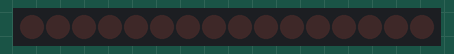
The sketch below on a simulated Arduino Uno, built with avr-gcc and run on an emulated ATmega328P. Parts: 16 shift-register outputs drawn as a row of LEDs (first output left, lit = HIGH). Wiring (inferred from the names in the program): 2 × shift register (74HC595): data pin 11; shift clock pin 10; latch pin 12. Wiring (inferred from the signals the program sends): row of LEDs: on Q0, Q1, Q2, Q3, Q4, Q5, Q6, Q7, Q8, Q9, Q10, Q11, Q12, Q13, Q14, Q15.

Above: at 0.15 s.
At 1.06 s:
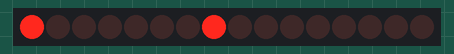
At 2.58 s:
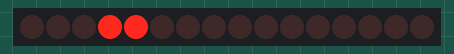
Timing chart, 0 to 3.0 s (numbered marks = the images above):
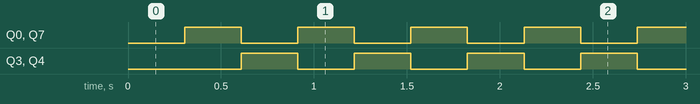

Measured:
- by itself, Q0, Q3, Q4, Q7: alternates HIGH for 0.30 s and LOW for 0.30 s

The sketch:

trai.ino
```cpp
int latchPin = 12; //pin connetd to pin 12
int clockPin = 10;
int dataPin = 11;
byte anode[8];
byte kathode[8];
void setup() {
  pinMode (10, OUTPUT);
  pinMode(12, OUTPUT);
  pinMode(11, OUTPUT);
//  anode[0] = B01000100;
//  anode[1] = B11101110;
//  anode[2] = B11111110;
//  anode[3] = B11111110;
//  anode[4] = B11111110;
//  anode[5] = B01111100;
//  anode[6] = B00111000;
//  anode[7] = B00010000;

//  kathode[7] = B11111110;
//  kathode[6] = B11111101;
//  kathode[5] = B11111011;
//  kathode[4] = B11110111;
//  kathode[3] = B11101111;
//  kathode[2] = B11011111;
//  kathode[1] = B10111111;
//  kathode[0] = B01111111;
//anode[0]=B11111111;
//1
 anode[0]= B00011000;
  anode[1]=B01000010;
  anode[2]=B10100101;
  anode[3]=B10000001;
  anode[4]=B10100101;
  anode[5]=B01011010;
  anode[6]=B00100100;
  anode[7]=B00011000;

//2
//    anode[0]=B00000000;
//  anode[1]=B00111000;
//  anode[2]=B01111100;
//  anode[3]=B10111010;
//  anode[4]=B10010010;
//  anode[5]=B10000010;
//  anode[6]=B01000100;
//  anode[7]=B00111000;
   //3
//  anode[0]=B00000000;
//  anode[1]=B00111000;
//  anode[2]=B01110100;
//  anode[3]=B11110010;
//  anode[4]=B11110010;
//  anode[5]=B10000010;
//  anode[6]=B01000100;
//  anode[7]=B00111000;
  //4
//  anode[0]=B00000000;
//  anode[1]=B00111000;
//  anode[2]=B01000100;
//  anode[3]=B11100010;
//  anode[4]=B11110010;
//  anode[5]=B11100010;
//  anode[6]=B01000100;
//  anode[7]=B00111000;
  //5
//  anode[0]=B00000000;
//  anode[1]=B00111000;
//  anode[2]=B01000100;
//  anode[3]=B10000010;
//  anode[4]=B11110010;
//  anode[5]=B11110010;
//  anode[6]=B01110100;
//  anode[7]=B00111000;
  //6
//  anode[0]=B00000000;
//  anode[1]=B00111000;
//  anode[2]=B01000100;
//  anode[3]=B10000010;
//  anode[4]=B10010010;
//  anode[5]=B10111010;
//  anode[6]=B01111100;
//  anode[7]=B00111000;
  //7
//  anode[0]=B00000000;
//  anode[1]=B00111000;
//  anode[2]=B01000100;
//  anode[3]=B10000010;
//  anode[4]=B10011110;
//  anode[5]=B10011110;
//  anode[6]=B01011100;
//  anode[7]=B00111000;
  //8
//  anode[0]=B00000000;
//  anode[1]=B00111000;
//  anode[2]=B01000100;
//  anode[3]=B10001110;
//  anode[4]=B100111110;
//  anode[5]=B10001110;
//  anode[6]=B01000100;
//  anode[7]=B00111000;


 }
 //Trong lần dịch bit thứ nhất của IC lần dịch bit này sẽ điều khiển các chân row
 //vậy sau khi dịch các dòng row đang có giá tri là 1.
 //Những vị trí có số 1 trên đèn LED matrix sẽ là những ô sáng.
 void loop(){
  for (int i = 0; i<8; i++){
    digitalWrite(latchPin,LOW);
    shiftOut(dataPin,clockPin,MSBFIRST,kathode[i]);
    shiftOut(dataPin,clockPin,MSBFIRST,anode[i]);
  delay(15);
    digitalWrite(latchPin,HIGH);
  }

 }
```
